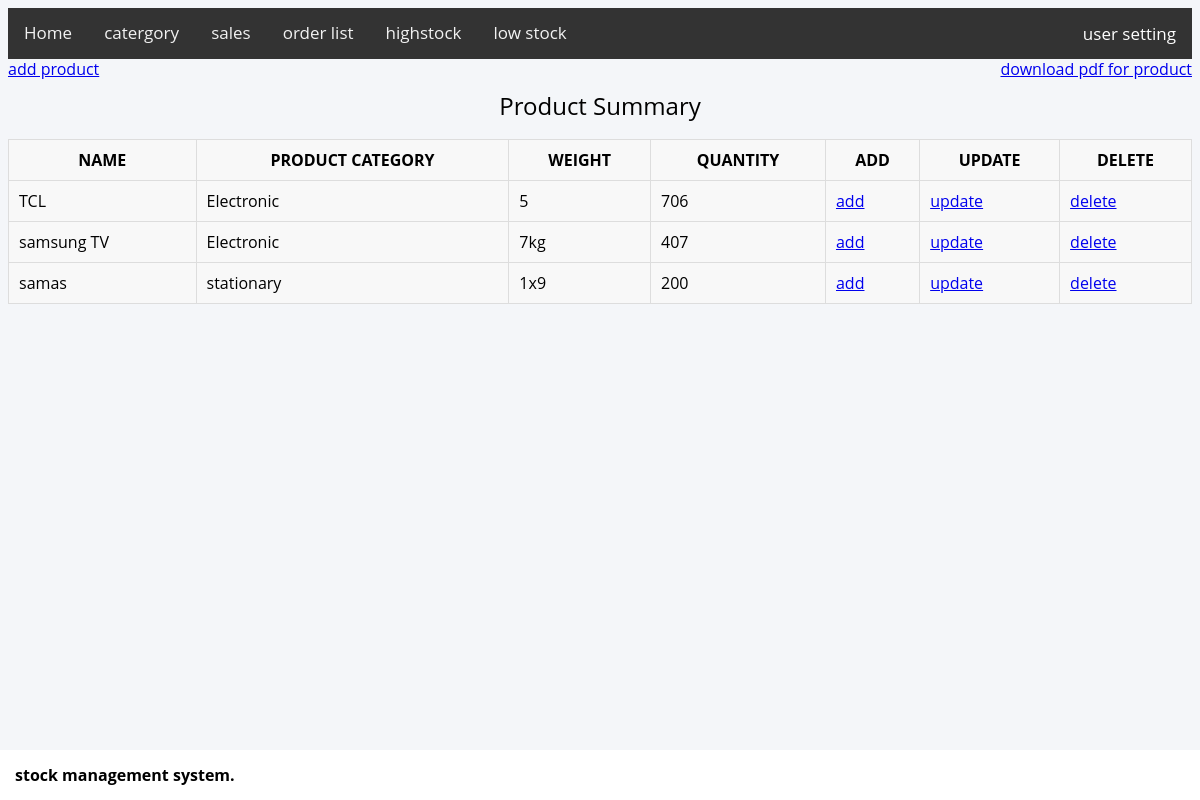
Before: / (signed in) with the older database file.
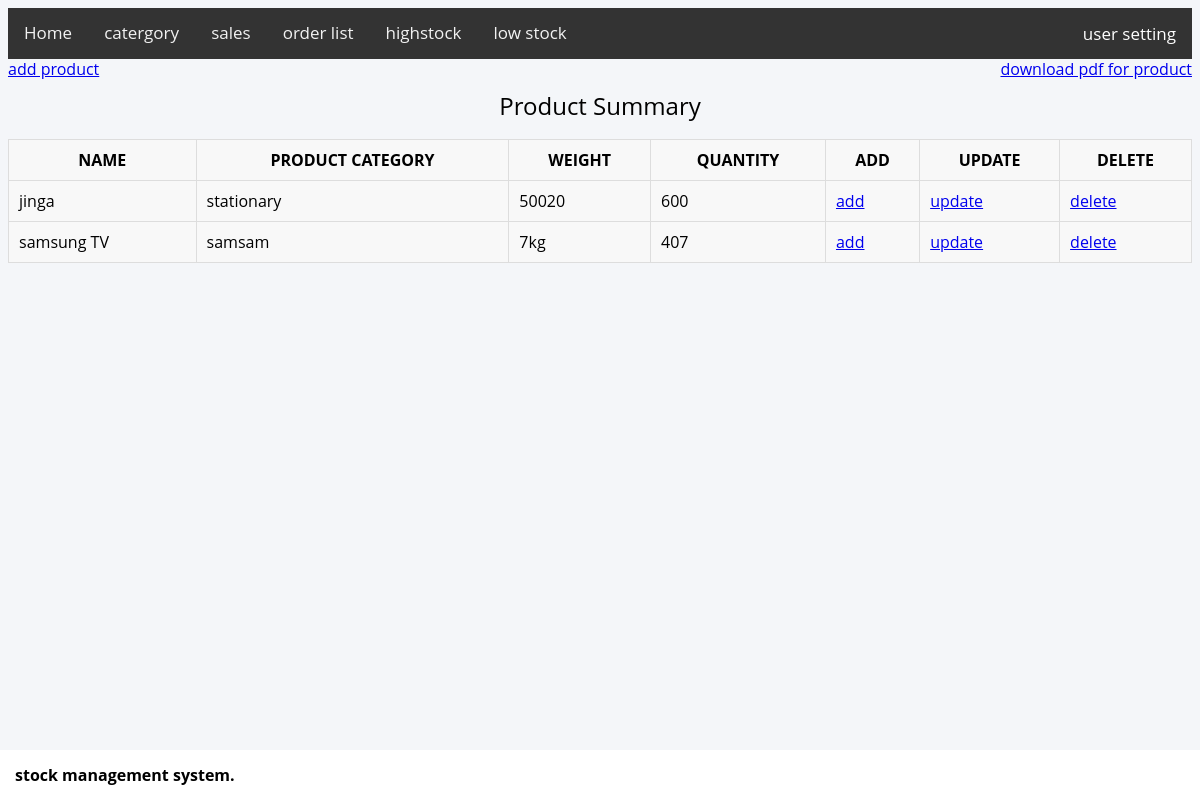
After: the same page with the newer database file.
### goodies/models.py (models this page shows, shortened)
class Product(models.Model):
    name = models.CharField(max_length=50)
    productcatergory = models.ForeignKey(Catergory, on_delete=models.CASCADE)
    weight = models.CharField(max_length=50)
    quantity = models.PositiveIntegerField()
    date_created = models.DateTimeField(auto_now_add=True, auto_now=False)
    last_update = models.DateTimeField(auto_now_add=False, auto_now=True)
    objects = models.Manager()
    quantify = QuantityManager()
    lessquantity = LessManager()

class Catergory(models.Model):
    name = models.CharField(max_length=50, unique=True)
    def __str__(self):
        return self.name

### goodies/views.py (the view)
# urls.py: path('', views.ProductList.as_view(), name='home'),
class ProductList(LoginRequiredMixin, ListView):
    login_url = '/accounts/login/'
    model = Product
    context_object_name = "data"
    template_name = 'goodies/product.html'
    def get_context_data(self, **kwargs):
        data = super().get_context_data(**kwargs)
        data['page_title'] = 'home page'
        return data

### goodies/templates/goodies/product.html (shortened to what this page needs)
{%extends 'goodies/base.html'%}
{%block content%}
<a href="{% url 'ProductCreate' %}">add product</a>
<a href="{% url 'SalePdfView' %}" style="float:right">download pdf for product </a>
<table border="2">
    <caption>Product Summary</caption>
    <tr>
        <th>
           name
        </th>
        <th>
            product category
        </th>
        <th>
            weight
        </th>
        <th>
            quantity
        </th>
        <th>
            add
        </th>
        <th>
            update
        </th>
        <th>
            delete
        </th>
    </tr>
    {% for data in data %}
        <tr>
            <td>
                 {{data.name}}
            </td>
            <td>
                {{data.productcatergory}}
            </td>
            <td>
                {{data.weight}}
            </td>
            <td>
                {{data.quantity}}
            </td>
            <td>
                <a href="{% url 'AddProductQuantity' data.id%}">add</a>
            </td>
            <td>
                <a href="{% url 'ProductUpdate' data.id%}">update</a>
            </td>
            <td>
                <a href="{% url 'DeleteProduct' data.id%}">delete</a>
            </td>
        </tr>
    {%endfor%}
</table>
{%endblock%}

### goodies/templates/goodies/base.html (shortened to what this page needs)
{% load static %}
<!DOCTYPE html>
<html lang="en">
<head>
	<link rel="stylesheet" href="{% static 'css/styling.css' %}">
</head>
<body>
 	<div>
	<div class="topnav" id="myTopnav">
	  <a href="{% url 'home' %}">
	  		Home
	  </a>
		<a href="{% url 'CategoryList' %}">
	  		catergory
	  </a>
	  <a href="{% url 'SaleList' %}">
				sales
		</a>
	  <a href="{% url 'OrderList' %}">
				order list
		</a>
		<a href="{% url 'highstock'%}">
				highstock
		</a>
		<a href="{% url 'less_stock'%}">
				low stock
		</a>
	  <div class="dropdown" >
	    <button class="dropbtn" >user setting
	    </button>
	  </div>
</div>
 		{%block content%}
 		{%endblock content%}
 	</div>
 	 <div class="main-footer">
    	<strong>stock management system.</strong>
  	</div>
</body>
</html>

### goodies/static/css/styling.css (style rules this page uses)
body { background: #f4f6f9; font-family: "Open Sans", sans-serif; line-height: 1.25; }
.topnav { overflow: hidden; background-color: #333; }
.topnav a { float: left; display: block; color: #f2f2f2; text-align: center; padding: 14px 16px; text-decoration: none; font-size: 17px; }
.dropdown { overflow: hidden; float:right; }
.dropdown .dropbtn { font-size: 17px; border: none; outline: none; color: white; padding: 14px 16px; background-color: inherit; font-family: inherit; margin: 0; }
.main-footer { position: fixed; left: 0; bottom: 0; width: 100%; background-color: white; color: black; padding: 15px; }
* { box-sizing: border-box; }
table { border: 1px solid #ccc; border-collapse: collapse; margin: 0; padding: 0; width: 100%; }
table caption { font-size: 1.5em; margin: .5em 0 .75em; }
table tr { background-color: #f8f8f8; border: 1px solid #ddd; padding: .35em; }
table th, table td { padding: .625em; }
table th { text-transform: uppercase; }

Changed rows visible on the page:
removed Product: name "samas", productcatergory "stationary", weight "1x9", quantity "200"
changed Product: name "TCL" → "jinga"; productcatergory "Electronic" → "stationary"; weight "5" → "50020"; quantity "706" → "600"
changed through a linked row, Product "samsung TV": productcatergory "Electronic" → "samsam"
